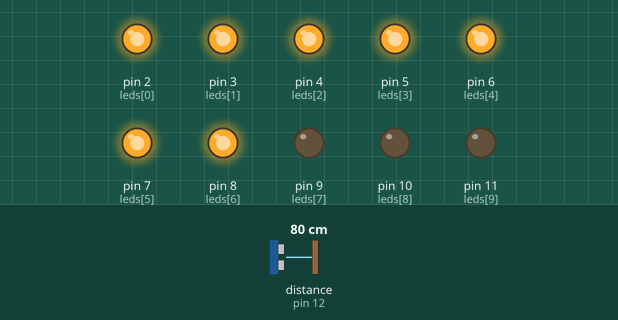
A sketch run on a simulated Arduino Uno, built with avr-gcc and run on an emulated ATmega328P. Parts: output pins drawn as LEDs (lit = HIGH). Wiring (inferred from the names in the program): ultrasonic range finder: trigger pin 13; echo pin 12. The test bench sets the inputs (shaded band); at power-on: distance to the obstacle (sensor on pin 12) 80 cm. The echo pulse lasts 58.3 µs per cm; pins used as bus, display or sensor lines are not drawn.

Above: at 1.2 s.
1.3 s: distance to the obstacle (sensor on pin 12) set to 75 cm
2.8 s: distance to the obstacle (sensor on pin 12) set to 65 cm
At 3.7 s:
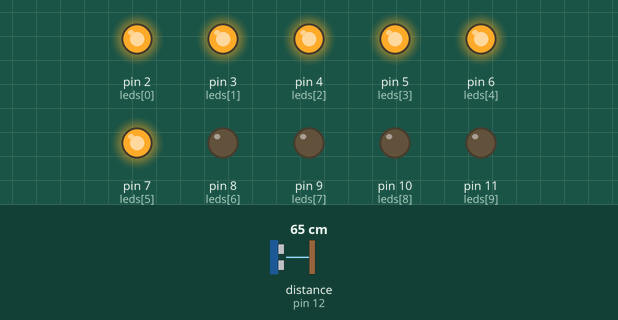
4.4 s: distance to the obstacle (sensor on pin 12) set to 56 cm
At 4.8 s:
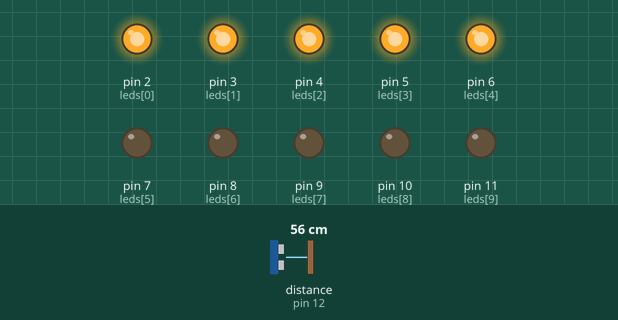
5.9 s: distance to the obstacle (sensor on pin 12) set to 46 cm
At 6.5 s:
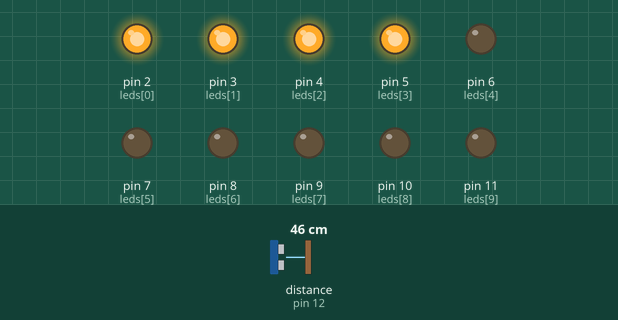
7.4 s: distance to the obstacle (sensor on pin 12) set to 2 cm
At 7.9 s:
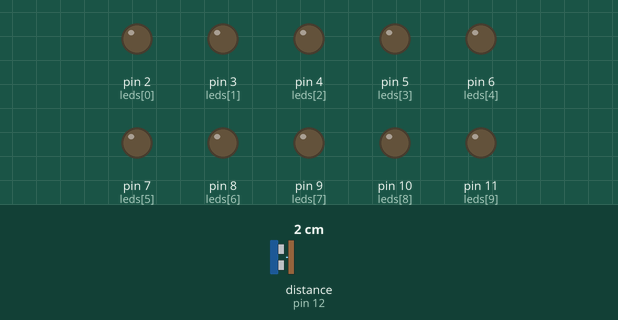
8.9 s: distance to the obstacle (sensor on pin 12) set to 60 cm
At 9.5 s:
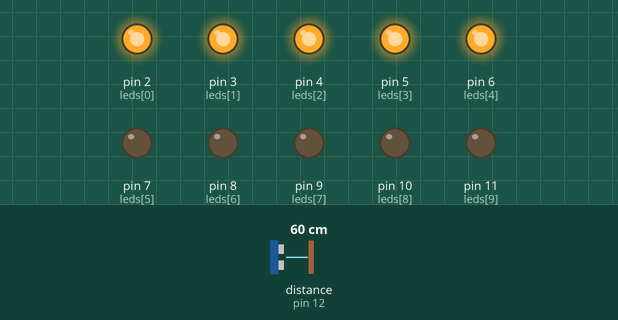
Timing chart, 0 to 11.4 s (numbered marks = the images above; inputs shaded):
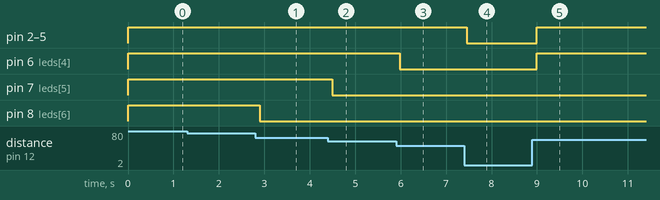

The sketch:

Proximity_led_bar.ino
```cpp
/* by Caio Camatta*/
int trigPin = 13; //Sensor Trip pin connected to Arduino pin 13
int echoPin = 12; //Sensor Echo pin connected to Arduino pin 11
int myCounter = 0; //declare your variable myCounter and set to 0
float pingTime;  //time for ping to travel from sensor to target and return
float targetDistance; //Distance to Target in cm
float speedOfSound = 1234.8; //Speed of sound in kilometers per hour.

int leds[] = {2, 3, 4, 5, 6, 7, 8, 9, 10, 11};

void setup() {
  pinMode(trigPin, OUTPUT);
  pinMode(echoPin, INPUT);

  for (int i = 0; i < 10;  i++) {
    pinMode(leds[i], OUTPUT);
  }
}

void loop() {

  digitalWrite(trigPin, LOW); //Set trigger pin low
  delayMicroseconds(2000); //Let signal settle
  digitalWrite(trigPin, HIGH); //Set trigPin high
  delayMicroseconds(15); //Delay in high state
  digitalWrite(trigPin, LOW); //ping has now been sent
  delayMicroseconds(10); //Delay in high state

  pingTime = pulseIn(echoPin, HIGH);  //pingTime is presented in microceconds
  if (pingTime < 5831) { //this is used to limit the distance to 100cm, if the distance is higher than this, it won't change the targetDistance
    pingTime = pingTime / 1000000; //convert pingTime to seconds by dividing by 1000000 (microseconds in a second)
    pingTime = pingTime / 3600; //convert pingtime to hourse by dividing by 3600 (seconds in an hour)
    targetDistance = speedOfSound * pingTime; //This will be in miles, since speed of sound was miles per hour
    targetDistance = targetDistance / 2; //Remember ping travels to target and back from target, so you must divide by 2 for actual target distance.
    targetDistance = targetDistance * 100000; //Convert km to cm by multipling by 100000 (cm per km)

    if (targetDistance < 101) {
      int ledLevel = map(targetDistance, 0, 100, 0, 10);

      for (int level = 0; level < 10; level++) {
        if (level < ledLevel) {
          digitalWrite(leds[level], HIGH);
        }
        else {
          digitalWrite(leds[level], LOW);
        }
      }
    }
    else{
      for (int level = 0; level < 10; level++) {
          digitalWrite(leds[level], LOW);
      }
    }
    delay(100); //pause to let things settle
  }
}
```

Measured:
- the behaviour switches between 71 and 70 cm on distance to the obstacle (sensor on pin 12) (found by bisection; images 0 and 1)
- the behaviour switches between 61 and 60 cm on distance to the obstacle (sensor on pin 12) (found by bisection; images 1 and 2)
- the behaviour switches between 51 and 50 cm on distance to the obstacle (sensor on pin 12) (found by bisection; images 2 and 3)
- after the input at 1.3 s, every drawn part: stays the same
- after the input at 2.8 s, pin 8 (leds[6]): HIGH → LOW after 0.10 s
- after the input at 4.4 s, pin 7 (leds[5]): HIGH → LOW after 0.10 s
- after the input at 5.9 s, pin 6 (leds[4]): HIGH → LOW after 0.08 s
- after the input at 7.4 s, pin 2 (leds[0]), pin 3 (leds[1]), pin 4 (leds[2]), pin 5 (leds[3]): HIGH → LOW after 0.05 s
- after the input at 8.9 s, pin 2 (leds[0]), pin 3 (leds[1]), pin 4 (leds[2]), pin 5 (leds[3]), pin 6 (leds[4]): LOW → HIGH after 0.10 s
